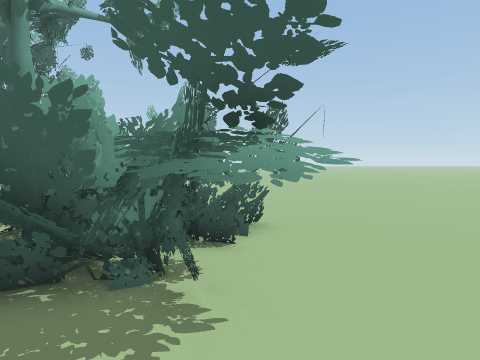
View 1 (above)

17 first-person views from a walk through a scene from a Unity 3-D project. The camera is 1.3 m above the floor, tilts 4° down and sees 75° across. The floor is counted in squares, 1 m on a side. Each view is taken from the middle of a square. On the plan, view 1 faces up. The plan holds only what a view shows up to about 14 squares ahead; the rest is blank. The place goes on beyond the plan. Some animated figures are not drawn.

View 2
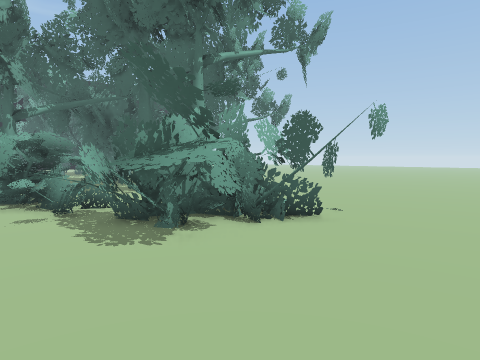

View 3
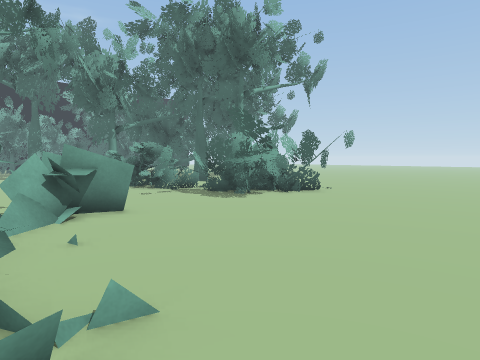

View 4
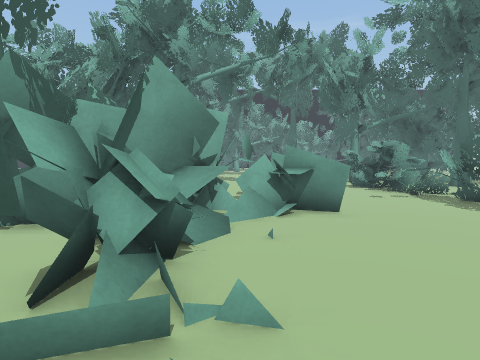

View 5
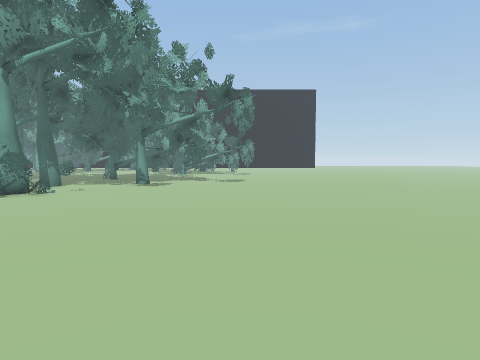

View 6
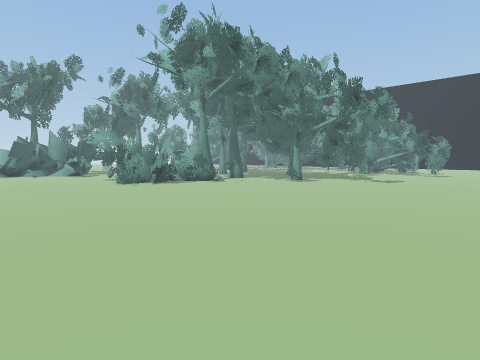

View 7
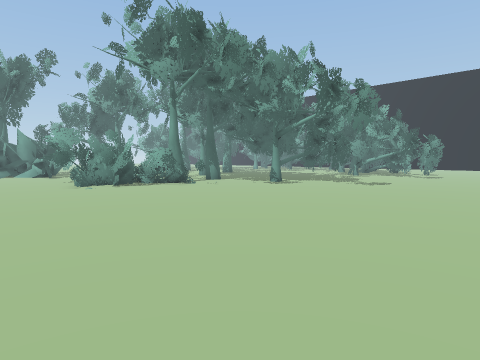

View 8
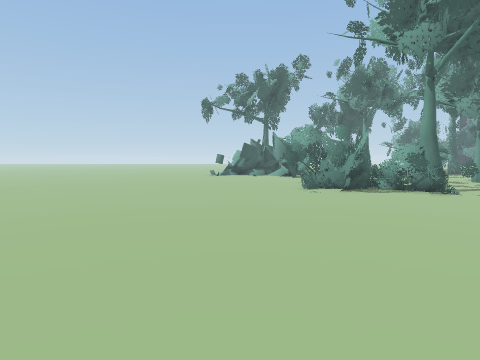

View 9
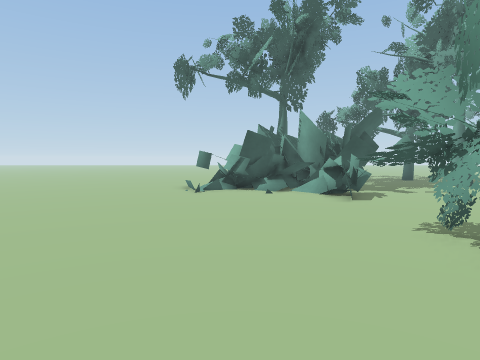

View 10
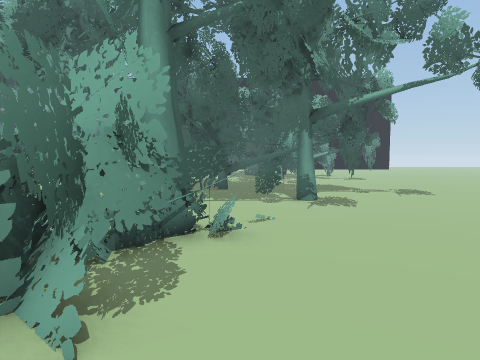

View 11
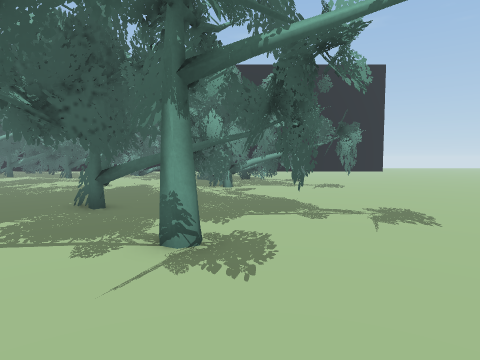

View 12
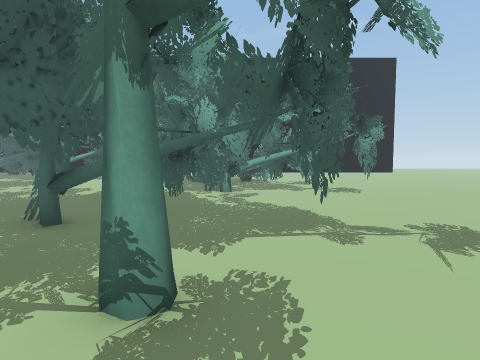

View 13
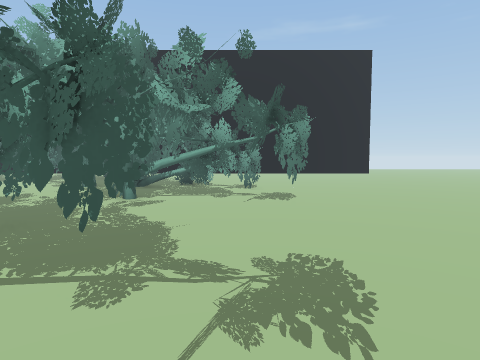

View 14
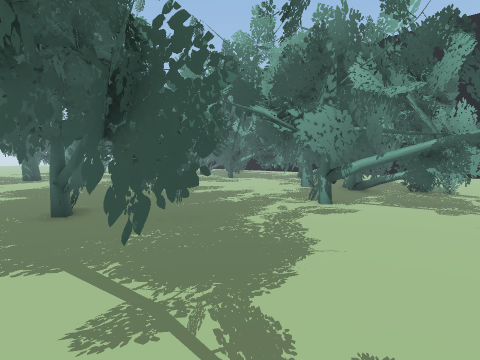

View 15
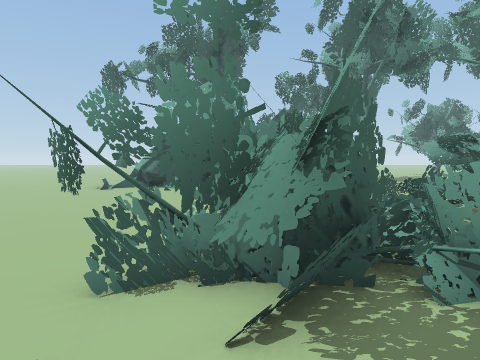

View 16
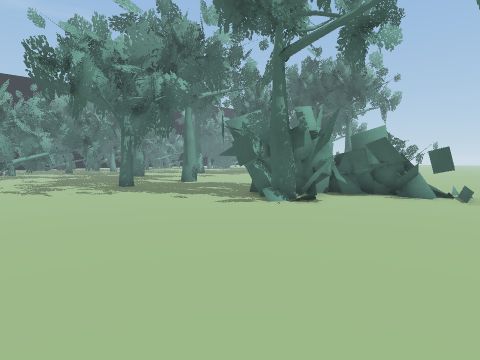

View 17
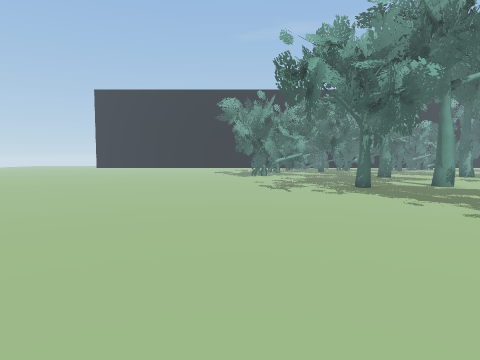

### Floor plan
Key: @ floor where view 1 was taken; # wall or solid block; . floor; / step, stairs or slope; T tree; O other object.
Columns run from 22 left of view 1 to 7 right of it. Each row starts with its distance up from view 1.
 21 ......         ............. .
 20 ........       ..............
 19 ......... ....................
 18 ..............................
 17 ..............................
 16 ....TT.......................
 15 TT...T........................
 14 TTTT.TT.......................
 13 TTTTT ....T...................
 12 T ##T......T..................
 11 T ##TT...T.#T.................
 10 T# TTT.TTTT..T................
  9 TTT TTT.#TTT.....#............
  8 TTT.....T#TT......T..T........
  7 T........TTT...T.TTTTTT.......
  6  ........TTTT.T#.#TTTTTTT.....
  5  ...........  ....OOTTT.......
  4  ...........    ..TTTTT......
  3     .......    OOTTTTTTT......
  2    ........    OOTTTTTTT......
  1    ... . ..    OO...T.........
  0        T ..      .....@.......
 -1        T ..       ............
 -2          ..      ....TT.......
 -3                 .....TT.......
 -4                 ...TTTT.......
 -5                  ...TTT OT....
 -6                T...TTTTTTTTT..
 -7               T#.. TTTTT#....
 -8                ..... TTT#....
 -9                ......TTT/....
-10                T......./.....
-11                T.............
-12               ...............
-13              .................
-14             ..................
-15             ..................
-16                ...............
-17                ............. .
-18                .............
-19                ............
-20                ..........
-21                .........
-22                ........
-23                ......

Positions as (right, up) in squares from view 1, and headings:
1: (0, 0), facing up
2: (4, 0), facing up-left
3: (7, -5), facing up-left
4: (7, -4), facing left
5: (7, 15), facing left
6: (7, 21), facing down-left
7: (5, 21), facing down-left
8: (3, 19), facing down
9: (3, 8), facing down
10: (1, 8), facing left
11: (-4, 11), facing left
12: (-6, 11), facing left
13: (-8, 14), facing left
14: (-10, 15), facing down-left
15: (-1, 9), facing down
16: (7, -17), facing up-left
17: (7, -16), facing left
